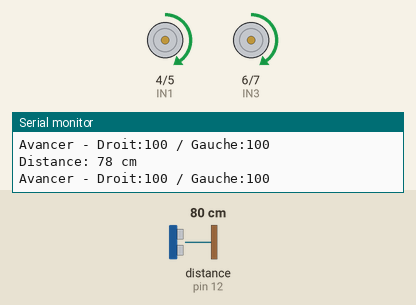
This sketch was run on a simulated Arduino Uno, built with avr-gcc and run on an emulated ATmega328P. Shown: motor-driver pin pairs drawn as motors (green arrow = first pin HIGH = forward, orange = second pin HIGH = backward, longer = more drive, scaled by the enable pin), the last lines printed to the serial monitor. Wiring (inferred from the names in the program): ultrasonic range finder: trigger pin 13; echo pin 12. The test bench sets the inputs (shaded band); at power-on: distance to the obstacle (sensor on pin 12) 80 cm. The echo pulse lasts 58.3 µs per cm; random numbers use the default seed unless the sketch sets one.

Above: at 2.2 s.
2.3 s: distance to the obstacle (sensor on pin 12) set to 22 cm
4.2 s: distance to the obstacle (sensor on pin 12) set to 18 cm
At 5.8 s:
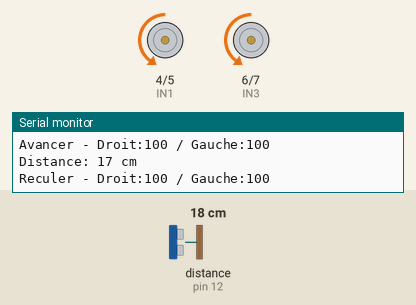
At 6.4 s:
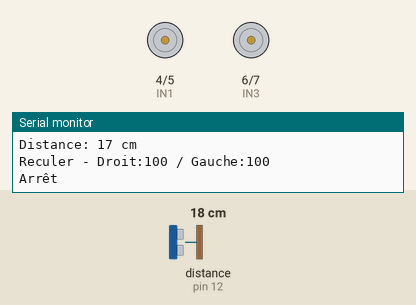
8.3 s: distance to the obstacle (sensor on pin 12) set to 35 cm
12.0 s: distance to the obstacle (sensor on pin 12) set to 2 cm
At 13.9 s:
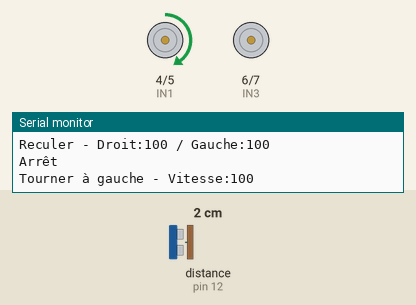
Timing chart, 0 to 17.1 s (numbered marks = the images above; inputs shaded):
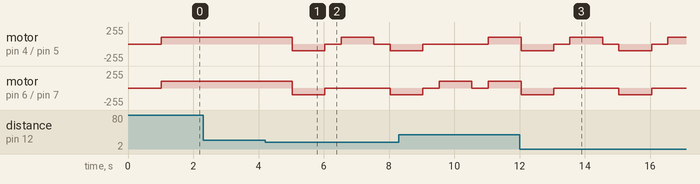

The sketch:

code_capteur.ino
```cpp
// === Déclaration des broches ===
const int IN1 = 4;  // Moteur droit - Direction
const int IN2 = 5;  // Moteur droit - Direction
const int IN3 = 6;  // Moteur gauche - Direction
const int IN4 = 7;  // Moteur gauche - Direction
const int ENA = 9;  // Moteur droit - Vitesse (PWM)
const int ENB = 10; // Moteur gauche - Vitesse (PWM)
const int TRIG = 13; // Capteur à ultrasons - Trigger
const int ECHO = 12; // Capteur à ultrasons - Echo

// === Configuration pour inverser les moteurs si nécessaire ===
const bool INVERT_MOTORS = false; // Changez à true pour inverser le sens des moteurs

// === Paramètres ===
const int DISTANCE_MIN = 20; // Distance minimale pour détecter un obstacle (cm)
const int VITESSE = 100;     // Vitesse par défaut pour les moteurs

// === Fonction pour mesurer la distance avec le capteur à ultrasons ===
long getDistance() {
  digitalWrite(TRIG, LOW);
  delayMicroseconds(2);
  digitalWrite(TRIG, HIGH);
  delayMicroseconds(10);
  digitalWrite(TRIG, LOW);

  long duration = pulseIn(ECHO, HIGH);
  long distance = duration * 0.034 / 2; // Conversion en cm
  return distance;
}

// === Fonctions de contrôle moteur avec vitesse individuelle ===
void avancer(int vitesseDroit, int vitesseGauche, int duree) {
  Serial.print("Avancer - Droit:");
  Serial.print(vitesseDroit);
  Serial.print(" / Gauche:");
  Serial.println(vitesseGauche);

  analogWrite(ENA, vitesseDroit);
  analogWrite(ENB, vitesseGauche);

  if (INVERT_MOTORS) {
    digitalWrite(IN1, LOW);
    digitalWrite(IN2, HIGH);
    digitalWrite(IN3, LOW);
    digitalWrite(IN4, HIGH);
  } else {
    digitalWrite(IN1, HIGH);
    digitalWrite(IN2, LOW);
    digitalWrite(IN3, HIGH);
    digitalWrite(IN4, LOW);
  }

  delay(duree);
}

void reculer(int vitesseDroit, int vitesseGauche, int duree) {
  Serial.print("Reculer - Droit:");
  Serial.print(vitesseDroit);
  Serial.print(" / Gauche:");
  Serial.println(vitesseGauche);

  analogWrite(ENA, vitesseDroit);
  analogWrite(ENB, vitesseGauche);

  if (INVERT_MOTORS) {
    digitalWrite(IN1, HIGH);
    digitalWrite(IN2, LOW);
    digitalWrite(IN3, HIGH);
    digitalWrite(IN4, LOW);
  } else {
    digitalWrite(IN1, LOW);
    digitalWrite(IN2, HIGH);
    digitalWrite(IN3, LOW);
    digitalWrite(IN4, HIGH);
  }

  delay(duree);
}

void tournerGauche(int vitesse, int duree) {
  Serial.print("Tourner à gauche - Vitesse:");
  Serial.println(vitesse);

  analogWrite(ENA, vitesse); // Moteur droit avance
  analogWrite(ENB, 0);       // Moteur gauche arrêté

  if (INVERT_MOTORS) {
    digitalWrite(IN1, LOW);
    digitalWrite(IN2, HIGH);
    digitalWrite(IN3, LOW);
    digitalWrite(IN4, LOW);
  } else {
    digitalWrite(IN1, HIGH);
    digitalWrite(IN2, LOW);
    digitalWrite(IN3, LOW);
    digitalWrite(IN4, LOW);
  }

  delay(duree);
}

void tournerDroite(int vitesse, int duree) {
  Serial.print("Tourner à droite - Vitesse:");
  Serial.println(vitesse);

  analogWrite(ENA, 0);       // Moteur droit arrêté
  analogWrite(ENB, vitesse); // Moteur gauche avance

  if (INVERT_MOTORS) {
    digitalWrite(IN1, LOW);
    digitalWrite(IN2, LOW);
    digitalWrite(IN3, LOW);
    digitalWrite(IN4, HIGH);
  } else {
    digitalWrite(IN1, LOW);
    digitalWrite(IN2, LOW);
    digitalWrite(IN3, HIGH);
    digitalWrite(IN4, LOW);
  }

  delay(duree);
}

void arreter(int duree) {
  Serial.println("Arrêt");

  analogWrite(ENA, 0);
  analogWrite(ENB, 0);

  digitalWrite(IN1, LOW);
  digitalWrite(IN2, LOW);
  digitalWrite(IN3, LOW);
  digitalWrite(IN4, LOW);

  delay(duree);
}

// === Initialisation ===
void setup() {
  pinMode(IN1, OUTPUT);
  pinMode(IN2, OUTPUT);
  pinMode(IN3, OUTPUT);
  pinMode(IN4, OUTPUT);
  pinMode(ENA, OUTPUT);
  pinMode(ENB, OUTPUT);
  pinMode(TRIG, OUTPUT);
  pinMode(ECHO, INPUT);

  Serial.begin(9600);
  Serial.println("=== Contrôle de la voiture robotisée avec évitement d'obstacles ===");

  arreter(1000); // Arrêt initial
  randomSeed(analogRead(0)); // Initialiser le générateur aléatoire
}

// === Boucle principale ===
void loop() {
  // Mesurer la distance
  long distance = getDistance();
  Serial.print("Distance: ");
  Serial.print(distance);
  Serial.println(" cm");

  // Vérifier s'il y a un obstacle
  if (distance < DISTANCE_MIN && distance > 0) {
    // Obstacle détecté
    reculer(VITESSE, VITESSE, 1000); // Reculer pendant 1 seconde
    arreter(500);                    // Arrêter brièvement

    // Choisir aléatoirement de tourner à gauche ou à droite
    if (random(2) == 0) {
      tournerGauche(VITESSE, 1000); // Tourner à gauche 1 seconde
    } else {
      tournerDroite(VITESSE, 1000); // Tourner à droite 1 seconde
    }
    arreter(500); // Arrêter brièvement
  } else {
    // Pas d'obstacle, avancer
    avancer(VITESSE, VITESSE, 1000); // Avancer pendant 1 seconde
  }
}
```

Measured:
- the behaviour switches between 21 and 20 cm on distance to the obstacle (sensor on pin 12) (found by bisection; images 0 and 1)
- after the input at 12.0 s, motor on pin 4 (IN1) / pin 5 (IN2): forward 100/255 → backward 100/255 at once, → stopped 1.0 s later, → forward 100/255 0.50 s later, → stopped 1.0 s later, … (7 changes in this stretch); motor on pin 6 (IN3) / pin 7 (IN4): alternates backward 100/255 for 1.0 s and stopped for 2.0 s, starting at once
